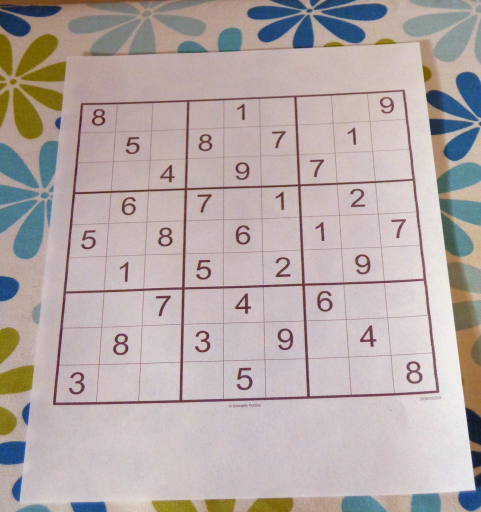
#> input picture dataset/sample1.jpg, 962 x 1024 px (shown at 1/2 size)
$ python -i image_controller.py   (imports and definitions only)
#> lines starting #> are read from the running program, lines starting #| are printed output that depends on the picture; after the words box and inside, x2 and y2 are one past the last pixel; in counts of white or black regions, pixels touching at a corner belong together
import numpy as np
import cv2
import operator
import numpy as np
import matplotlib.pyplot as plt
from keras.models import model_from_json
import sys
from controller.sudoku_controller import SudokuController

class ImageController:

    def __init__(self):
        pass

    def blurring(self, img, kernel_size):
        return cv2.GaussianBlur(img, kernel_size, 0)

    def adaptive_thresholding(self, img):
        return cv2.adaptiveThreshold(img, 255, cv2.ADAPTIVE_THRESH_GAUSSIAN_C , cv2.THRESH_BINARY, 11, 2)

    def invertion(self,img):
        return cv2.bitwise_not(img,img)

    def dilation(self, img, kernel):
        return cv2.dilate(img, kernel)

    def erosion(self, img, kernel):
        return cv2.erode(img, kernel, iterations=1)

    def preprocess_image(self, image, skip_dilate=False):
        kernel_size = (9,9)
        processed_image = self.blurring(image.copy(), kernel_size)
        processed_image = self.adaptive_thresholding(processed_image)
        processed_image = self.invertion(processed_image)
        if not skip_dilate:
            kernel = np.array([[0., 1., 0.], [1., 1., 1.], [0., 1., 0.]],np.uint8)
            processed_image = self.dilation(processed_image,kernel)
        return processed_image

    def find_corners_of_sudoku(self, image):
        contours, h = cv2.findContours(image.copy(), cv2.RETR_EXTERNAL, cv2.CHAIN_APPROX_SIMPLE)
        contours = sorted(contours, key=cv2.contourArea, reverse=True)  # Sort by area, descending
        largest_image = contours[0]

        ## [
        #  [[798 180]]
        #  [[797 181]]
        #  [[784 181]]
        #   ..
        #  [[809 187]]
        #  [[808 186]]
        #  [[808 180]]
        ## ]

        # Bottom-right point has the largest (x + y) value
        # Top-left has point smallest (x + y) value
        # Bottom-left point has smallest (x - y) value
        # Top-right point has largest (x - y) value
        bottom_right, _ = max(enumerate([point[0][0] + point[0][1] for point in largest_image]), key=operator.itemgetter(1))
        top_left, _ = min(enumerate([point[0][0] + point[0][1] for point in largest_image]), key=operator.itemgetter(1))
        bottom_left, _ = min(enumerate([point[0][0] - point[0][1] for point in largest_image]), key=operator.itemgetter(1))
        top_right, _ = max(enumerate([point[0][0] - point[0][1] for point in largest_image]), key=operator.itemgetter(1))

        # Return an array of all 4 points using the indices
        # Each point is in its own array of one coordinate
        return [largest_image[top_left][0], largest_image[top_right][0], largest_image[bottom_right][0], largest_image[bottom_left][0]]


    def euclidean_between(self, point1, point2):
        a = point2[0] - point1[0]
        b = point2[1] - point1[1]
        return np.sqrt((a ** 2) + (b ** 2))

    def crop_image(self, image, corners):
        # Rectangle described by top left, top right, bottom right and bottom left points
        top_left = corners[0]
        top_right = corners[1]
        bottom_right = corners[2]
        bottom_left = corners[3]

        # Explicitly set the data type to float32 or `getPerspectiveTransform` will throw an error
        src = np.array([top_left, top_right, bottom_right, bottom_left], dtype='float32')

        # Get the longest side in the rectangle
        side = max([
            self.euclidean_between(bottom_right, top_right),
            self.euclidean_between(top_left, bottom_left),
            self.euclidean_between(bottom_right, bottom_left),
            self.euclidean_between(top_left, top_right)
        ])

        # Describe a square with side of the calculated length, this is the new perspective we want to warp to
        dst = np.array([[0, 0], [side - 1, 0], [side - 1, side - 1], [0, side - 1]], dtype='float32')

        # Gets the transformation matrix for skewing the image to fit a square by comparing the 4 before and after points
        m = cv2.getPerspectiveTransform(src, dst)

        # Performs the transformation on the original image
        return cv2.warpPerspective(image, m, (int(side), int(side)))

    def scale_and_centre(self, img, size, margin=0, background=0):
        """Scales and centres an image onto a new background square."""
        h, w = img.shape[:2]

        def centre_pad(length):
            """Handles centering for a given length that may be odd or even."""
            if length % 2 == 0:
                side1 = int((size - length) / 2)
                side2 = side1
            else:
                side1 = int((size - length) / 2)
                side2 = side1 + 1
            return side1, side2

        def scale(r, x):
            return int(r * x)

        if h > w:
            t_pad = int(margin / 2)
            b_pad = t_pad
            ratio = (size - margin) / h
            w, h = scale(ratio, w), scale(ratio, h)
            l_pad, r_pad = centre_pad(w)
        else:
            l_pad = int(margin / 2)
            r_pad = l_pad
            ratio = (size - margin) / w
            w, h = scale(ratio, w), scale(ratio, h)
            t_pad, b_pad = centre_pad(h)

        img = cv2.resize(img, (w, h))
        img = cv2.copyMakeBorder(img, t_pad, b_pad, l_pad, r_pad, cv2.BORDER_CONSTANT, None, background)
        return cv2.resize(img, (size, size))


    def find_largest_feature(self, image, scan_tl=None, scan_br=None):
        """
        Uses the fact the `floodFill` function returns a bounding box of the area it filled to find the biggest
        connected pixel structure in the image. Fills this structure in white, reducing the rest to black.
        """
        img = image.copy() # Copy the image, leaving the original untouched
        #show_image(img,"sd")
        height, width = img.shape[:2]

        max_area = 0
        seed_point = (None, None)

        if scan_tl is None:
            scan_tl = [0, 0]

        if scan_br is None:
            scan_br = [width, height]

        # Loop through the image
        for x in range(scan_tl[0], scan_br[0]):
            for y in range(scan_tl[1], scan_br[1]):
                # Only operate on light or white squares
                if img.item(y, x) == 255 and x < width and y < height:  # Note that .item() appears to take input as y, x
                    area = cv2.floodFill(img, None, (x, y), 64)
                    if area[0] > max_area:  # Gets the maximum bound area which should be the grid
                        max_area = area[0]
                        seed_point = (x, y)

        # Colour everything grey (compensates for features outside of our middle scanning range
        for x in range(width):
            for y in range(height):
                if img.item(y, x) == 255 and x < width and y < height:
                    cv2.floodFill(img, None, (x, y), 64)

        mask = np.zeros((height + 2, width + 2), np.uint8)  # Mask that is 2 pixels bigger than the image

        # Highlight the main feature
        if all([p is not None for p in seed_point]):
            cv2.floodFill(img, mask, seed_point, 255)

        top, bottom, left, right = height, 0, width, 0

        for x in range(width):
            for y in range(height):
                if img.item(y, x) == 64:  # Hide anything that isn't the main feature
                    cv2.floodFill(img, mask, (x, y), 0)

                # Find the bounding parameters
                if img.item(y, x) == 255:
                    top = y if y < top else top
                    bottom = y if y > bottom else bottom
                    left = x if x < left else left
                    right = x if x > right else right

        bbox = [[left, top], [right, bottom]]
        return img, np.array(bbox, dtype='float32'), seed_point


    def get_digit_square(self, image, square):
        return image[int(square[0][1]):int(square[1][1]), int(square[0][0]):int(square[1][0])]

    def extract_digit(self, img, rect, size):
        """Extracts a digit (if one exists) from a Sudoku square."""

        digit = self.get_digit_square(img, rect)  # Get the digit box from the whole square
        #show_image(digit,"d")
        # Use fill feature finding to get the largest feature in middle of the box
        # Margin used to define an area in the middle we would expect to find a pixel belonging to the digit
        h, w = digit.shape[:2]
        margin = int(np.mean([h, w]) / 2.5)
        _, bbox, seed = self.find_largest_feature(digit, [margin, margin], [w - margin, h - margin])
        digit = self.get_digit_square(digit, bbox)

        # Scale and pad the digit so that it fits a square of the digit size we're using for machine learning
        w = bbox[1][0] - bbox[0][0]
        h = bbox[1][1] - bbox[0][1]

        # Ignore any small bounding boxes
        if w > 0 and h > 0 and (w * h) > 100 and len(digit) > 0:
            return self.scale_and_centre(digit, size, 4)
        else:
            return np.zeros((size, size), np.uint8)

    def get_squares_coordinates(self, cropped_image, number_of_squares):
        sudoku_squares = []
        size_one_square = cropped_image.shape[:1][0] / number_of_squares
        # print(size_one_square)

        for j in range(number_of_squares):
            for i in range(number_of_squares):
                point1_of_square = ( i * size_one_square, j * size_one_square )
                point2_of_square = ( (i+1) * size_one_square , (j+1) * size_one_square )
                sudoku_squares.append((point1_of_square, point2_of_square))
        # print(sudoku_squares)
        return sudoku_squares

    def get_digits(self, cropped_image, sudoku_squares, size_of_digit_image):
        sudoku_digits = []
        img = self.preprocess_image(cropped_image.copy(), skip_dilate=True)
        # show_image(img,"Dilated")
        for square in sudoku_squares:
            sudoku_digits.append(self.extract_digit(img, square, size_of_digit_image))
            # sudoku_dig= self.extract_digit(img, square, size_of_digit_image)
            # im = np.asarray(sudoku_dig)
            # show_image(sudoku_digits.reshape(28,28),"ad")
        return sudoku_digits

    def show_digits(self, digits, colour=255):
        """Shows list of 81 extracted digits in a grid format"""
        rows = []
        with_border = [cv2.copyMakeBorder(digit_img.copy(), 1, 1, 1, 1, cv2.BORDER_CONSTANT, None, colour) for digit_img in digits]
        for i in range(9):
            row = np.concatenate(with_border[i * 9:((i + 1) * 9)], axis=1)
            rows.append(row)
        digit_img = self.show_image(np.concatenate(rows))
        # digit_img = show_image(np.concatenate(rows))
        return digit_img

    def show_image(self,img):
        """Shows an image until any key is pressed"""
        # [6 lines of commented-out code are left out]
        return img

    def output(self, a):
        sys.stdout.write(str(a))

    # [38 lines left out: functions display_sudoku, identify_number, extract_number, not called in this run]

    def controller(self, path):
        '''
        Step 1: Preprocess image -> blur, threshold, invertion and dilation
        '''
#> called with path = '../dataset/sample1.jpg'
        original = cv2.imread(path, cv2.IMREAD_GRAYSCALE)
        processed = self.preprocess_image(original, False)
#> in adaptive_thresholding, `return cv2.adaptiveThreshold(img, 255, cv2.ADAPTIVE_THRESH_GAUSSIAN_C ..`:
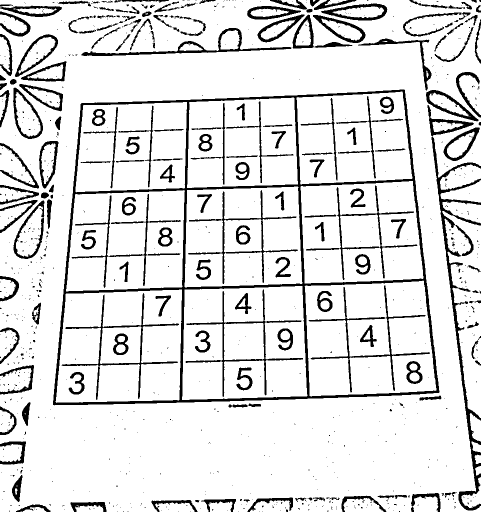
#> returned value: shape (1024, 962) (shown at 1/2 size); 87.7% white; 904 black regions (709 under 20 px), largest, box (x1, y1, x2, y2) and area: (106, 179, 879, 811) 26067, (855, 210, 962, 1021) 9251, (617, 571, 860, 785) 2957
#> in dilation, `return cv2.dilate(img, kernel)`:
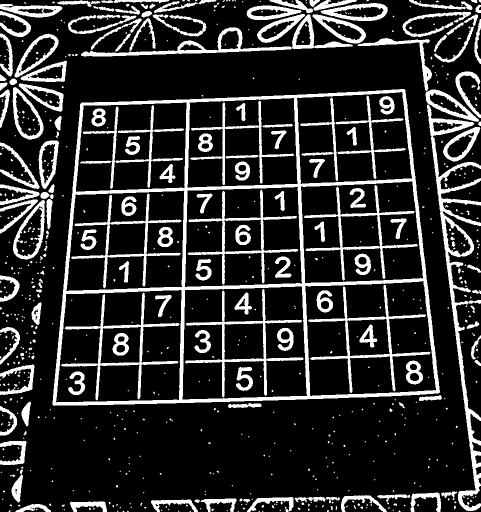
#> returned value: shape (1024, 962) (shown at 1/2 size); 18.1% white; 696 white regions (508 under 20 px)
        show_image(original,'Original Image')
        '''
        Step 2: Get Sudoku Square -> Find the largest contour (sudoku square) and Get the cordinates of largest contour.
        '''
        corners = self.find_corners_of_sudoku(processed)
#> in find_corners_of_sudoku, `contours, h = cv2.findContours(image.copy(), cv2.RETR_EXTERNAL, cv2.CH..`: contours = 531 contours, 421 with area under 20; largest, box (x1, y1, x2, y2) and area: (105, 178, 880, 812) 432362, (854, 209, 962, 1022) 13668, (162, 28, 706, 113) 7580, (26, 400, 90, 519) 4588, (25, 174, 87, 279) 3946; h = 531 rows, first 6: [1, -1, -1, -1], [2, 0, -1, -1], [3, 1, -1, -1], [4, 2, -1, -1], [5, 3, -1, -1], [6, 4, -1, -1]
#> in find_corners_of_sudoku, `largest_image = contours[0]`: largest_image = contour of 370 points, box (x1, y1, x2, y2) (105, 178, 880, 812), area 432362
#> in find_corners_of_sudoku, `bottom_right, _ = max(enumerate([point[0][0] + point[0][1] for point i..`: bottom_right = 224
#> in find_corners_of_sudoku, `top_left, _ = min(enumerate([point[0][0] + point[0][1] for point in la..`: top_left = 59
#> in find_corners_of_sudoku, `bottom_left, _ = min(enumerate([point[0][0] - point[0][1] for point in..`: bottom_left = 171
#> in find_corners_of_sudoku, `top_right, _ = max(enumerate([point[0][0] - point[0][1] for point in l..`: top_right = 368
#> corners = [[163, 205], [810, 180], [877, 786], [105, 809]]
        '''
        Step 3: Crop Image -> using wrap
        '''
        cropped_image= self.crop_image(original,corners)
#> in crop_image, `top_left = corners[0]`: top_left = [163, 205]
#> in crop_image, `top_right = corners[1]`: top_right = [810, 180]
#> in crop_image, `bottom_right = corners[2]`: bottom_right = [877, 786]
#> in crop_image, `bottom_left = corners[3]`: bottom_left = [105, 809]
#> in crop_image, `src = np.array([top_left, top_right, bottom_right, bottom_left], dtype..`: src = [[163, 205], [810, 180], [877, 786], [105, 809]]
#> in euclidean_between, `a = point2[0] - point1[0]`: a = -67
#> in euclidean_between, `b = point2[1] - point1[1]`: b = -606
#> in crop_image, `side = max([ self.euclidean_between(bottom_right, top_right), self.euc..`: side = 772.3
#> in crop_image, `dst = np.array([[0, 0], [side - 1, 0], [side - 1, side - 1], [0, side ..`: dst = [[0, 0], [771.3, 0], [771.3, 771.3], [0, 771.3]]
#> in crop_image, `m = cv2.getPerspectiveTransform(src, dst)`: m = [[1.3, 0.125, -237.3], [0.0635, 1.64, -347.2], [2.91e-05, 0.000345, 1]]
#> in crop_image, `return cv2.warpPerspective(image, m, (int(side), int(side)))`:
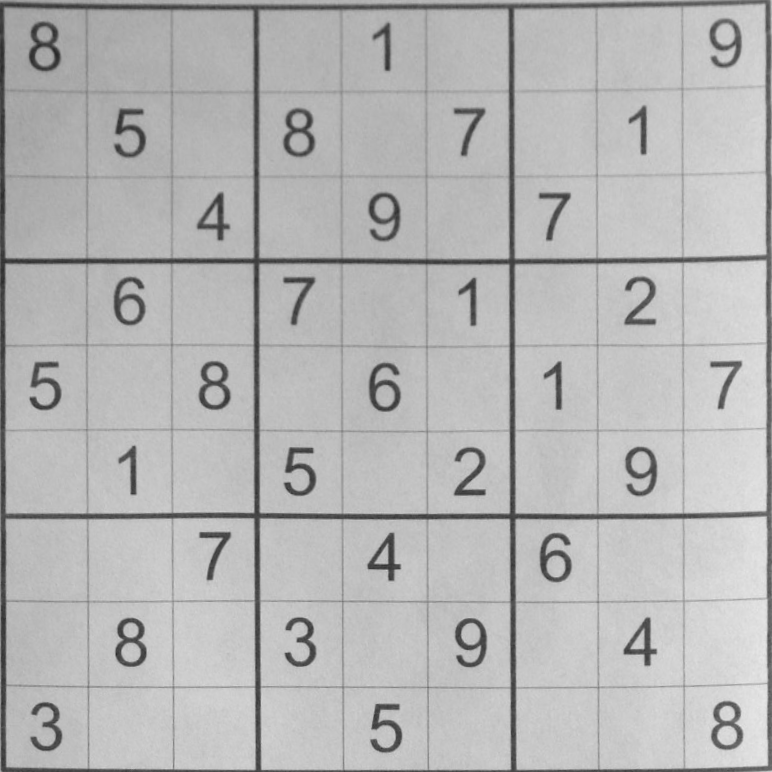
#> returned value: shape (772, 772); min 38, max 232, mean 181.7
        show_image(cropped_image,'Cropped Image')
        # cropped_img = cv2.resize(cropped_image, (500, 500))
        '''
        Step 4: Get Squares coordinates from the cropped image of sudoku
        '''
        number_of_squares = 9
        sudoku_squares = self.get_squares_coordinates(cropped_image,number_of_squares)
#> sudoku_squares = 81 items
        '''
        Step 5: Get digits from each square of sudoku
        '''
        size_of_digit_image = 28 # as per MNIST dataset
        sudoku_digits = self.get_digits(cropped_image, sudoku_squares, size_of_digit_image)
#> in adaptive_thresholding (call 2), `return cv2.adaptiveThreshold(img, 255, cv2.ADAPTIVE_THRESH_GAUSSIAN_C ..`:
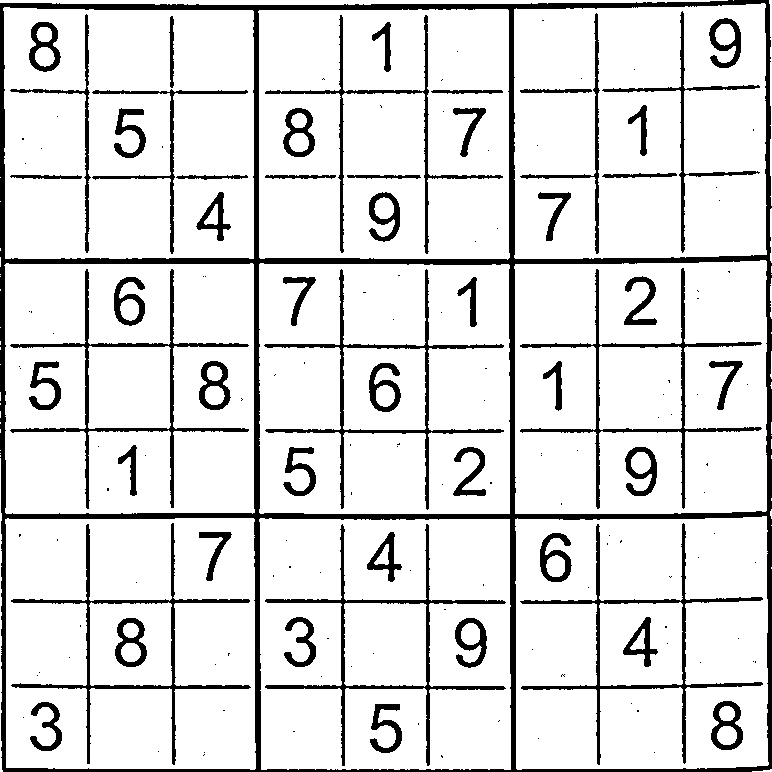
#> returned value: shape (772, 772); 87% white; 162 black regions (109 under 20 px), largest, box (x1, y1, x2, y2) and area: (0, 0, 772, 772) 29652, (265, 524, 506, 766) 3334, (520, 523, 763, 765) 3301
#> the loop in get_digits, `for square in sudoku_squares:` made 81 passes
#> square on passes 38 to 45: ((85.78, 343.1), (171.6, 428.9)), ((171.6, 343.1), (257.3, 428.9)), ((257.3, 343.1), (343.1, 428.9)), ((343.1, 343.1), (428.9, 428.9)), ((428.9, 343.1), (514.7, 428.9)), ((514.7, 343.1), (600.4, 428.9)), ((600.4, 343.1), (686.2, 428.9)), ((686.2, 343.1), (772, 428.9))
#> pass 1, in extract_digit, `digit = self.get_digit_square(img, rect)`:
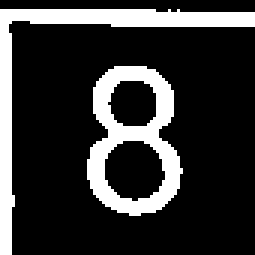
#> digit: shape (85, 85) (shown 3 times larger); 20.2% white; 2 white regions, box (x1, y1, x2, y2) and area: (0, 3, 85, 85) 745, (29, 22, 61, 72) 718
#> pass 1, in extract_digit, `digit = self.get_digit_square(digit, bbox)`:
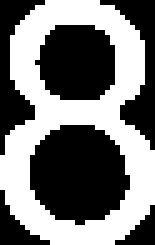
#> digit: shape (49, 31) (shown 5 times larger); 46.9% white; 1 white region, box (x1, y1, x2, y2) and area: (0, 0, 31, 49) 712
        #print(sudoku_digits)
        '''
        Step 6: Show Digits
        '''
        final_image = self.show_digits(sudoku_digits)
#> in show_digits, `digit_img = self.show_image(np.concatenate(rows))`:
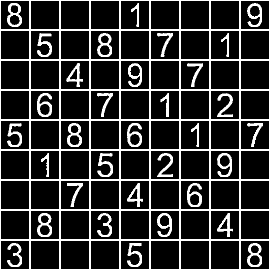
#> digit_img: shape (270, 270); min 0, max 255, mean 48.7
        show_image(final_image,"Final Image")

        return final_image


def show_image(image, title):
    plt.imshow(image,'gray')
    plt.title(title)
    plt.show()

# [22 lines not run here, left out]

>>> result = ImageController().controller('../dataset/sample1.jpg')

$ run again, on dataset/sample2.jpg
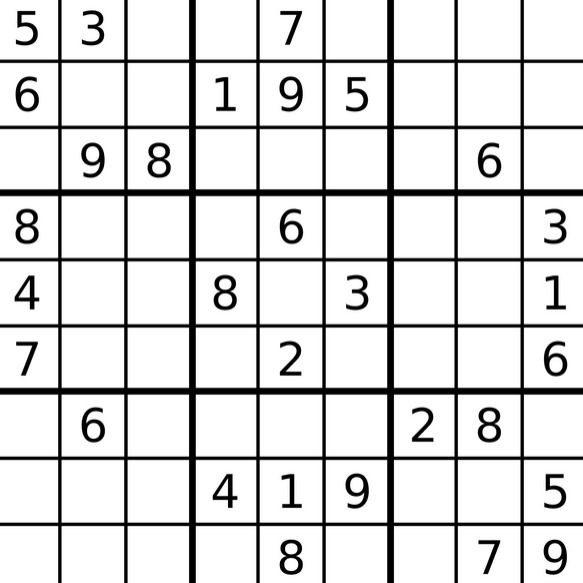
#> input picture dataset/sample2.jpg, 583 x 583 px
#> in controller, original is the input picture: shape (583, 583); min 0, max 255, mean 219
#> in dilation, `return cv2.dilate(img, kernel)`:
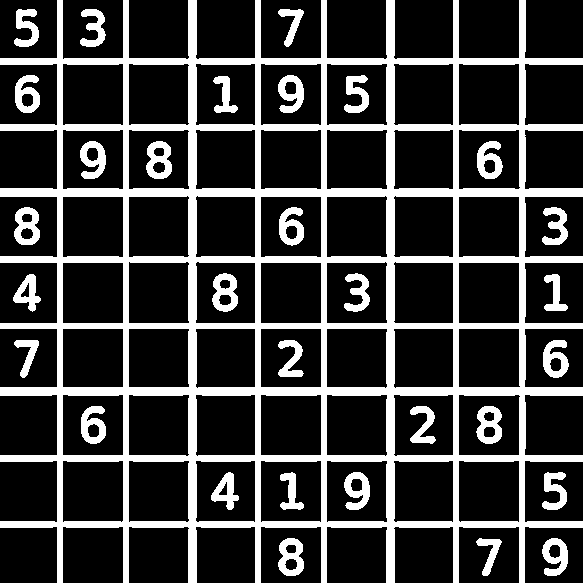
#> returned value: shape (583, 583); 23.1% white; 31 white regions
#> in find_corners_of_sudoku, `contours, h = cv2.findContours(image.copy(), cv2.RETR_EXTERNAL, cv2.CH..`: contours = 15 contours; largest, box (x1, y1, x2, y2) and area: (0, 0, 583, 583) 230284, (14, 207, 40, 245) 752, (278, 538, 304, 576) 750, (543, 340, 569, 378) 657, (542, 538, 568, 576) 654; h = 15 rows, first 6: [1, -1, -1, -1], [2, 0, -1, -1], [3, 1, -1, -1], [4, 2, -1, -1], [5, 3, -1, -1], [6, 4, -1, -1]
#> largest_image = contour of 299 points, box (x1, y1, x2, y2) (0, 0, 583, 583), area 230284
#> in find_corners_of_sudoku, `bottom_right, _ = max(enumerate([point[0][0] + point[0][1] for point i..`: bottom_right = 149
#> in find_corners_of_sudoku, `top_left, _ = min(enumerate([point[0][0] + point[0][1] for point in la..`: top_left = 0
#> in find_corners_of_sudoku, `bottom_left, _ = min(enumerate([point[0][0] - point[0][1] for point in..`: bottom_left = 62
#> in find_corners_of_sudoku, `top_right, _ = max(enumerate([point[0][0] - point[0][1] for point in l..`: top_right = 239
#> corners = [[57, 0], [525, 0], [582, 527], [0, 527]]
#> in crop_image, `top_left = corners[0]`: top_left = [57, 0]
#> in crop_image, `top_right = corners[1]`: top_right = [525, 0]
#> in crop_image, `bottom_right = corners[2]`: bottom_right = [582, 527]
#> in crop_image, `bottom_left = corners[3]`: bottom_left = [0, 527]
#> src = [[57, 0], [525, 0], [582, 527], [0, 527]]
#> a = -57
#> b = -527
#> side = 582
#> dst = [[0, 0], [581, 0], [581, 581], [0, 581]]
#> m = [[1.24, 0.134, -70.76], [-9.77e-17, 1.37, 0], [0, 0.000462, 1]]
#> sudoku_squares = 81 items
#> the loop in get_digits, `for square in sudoku_squares:` made 81 passes
#> square on passes 32 to 39: ((258.7, 194), (323.3, 258.7)), ((323.3, 194), (388, 258.7)), ((388, 194), (452.7, 258.7)), ((452.7, 194), (517.3, 258.7)), ((517.3, 194), (582, 258.7)), ((0, 258.7), (64.67, 323.3)), ((64.67, 258.7), (129.3, 323.3)), ((129.3, 258.7), (194, 323.3))
#> in show_digits, `digit_img = self.show_image(np.concatenate(rows))`:
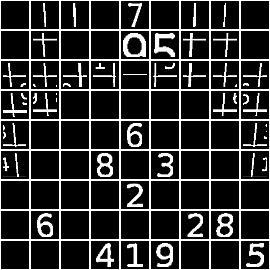
#> digit_img: shape (270, 270); min 0, max 255, mean 49.9
